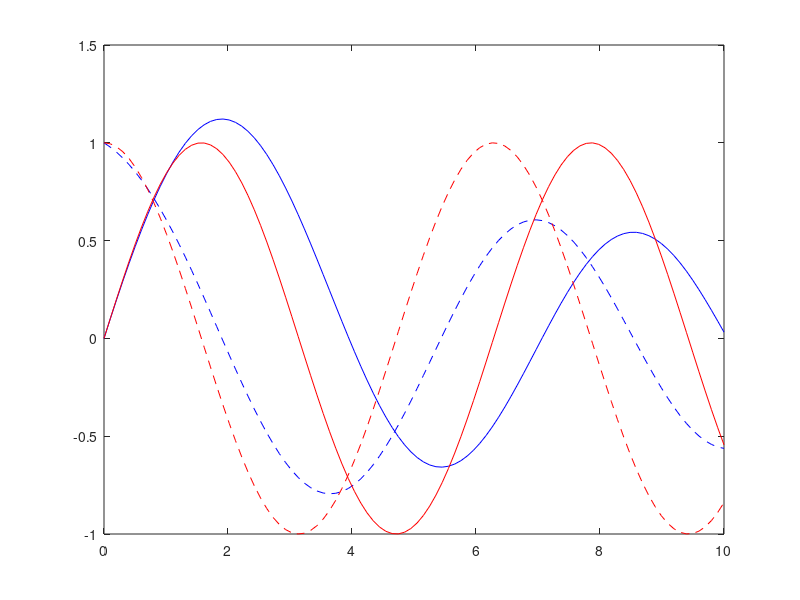

Reproduce this figure in MATLAB.
%% Initializations
clc; clear; close all;
m = 10; % Mass of the block [kg]
b = 2; % Damping coefficient [Ns/m]
% k = 4; % Spring stiffness [N/m]
k = 5;
t0 = 0; % Simulation start time
tf = 10; % Simulation finish time
y0 = 0; % y0 = y(t0)
v0 = 1; % v0 = dy/dt(t0)
 % Reference (desired) input
%% System Dynamics
% Defining control as an anonymous function increases code modularity.
ts = 3;
r = 5;
points = linspace(t0,tf,100);
for i=1:100
    sinWave(i) = sin(points(i));
    cosWave(i) = cos(points(i));
end
rdot = @(x,t) cos(t)-x;
phi = @(x,t) k*(rdot(x(1),t) - x(2));
f = @(t, x, u)[x(2); u/m - b/m * x(2)];
%% Solving for The Solution
x0 = [y0; v0];
t = linspace(t0, tf, 100)';
% We can use an anonymous function to reduce the input numbers of the f
% function by fixing u as phi(x)
[~,x] = ode45(@(t,x)f(t,x,phi(x,t)), t, x0);
% for i=1:100
%     rdot_disp(i) = rdot(x(:,1));
% end
%% Display the results
% ax = axes('NextPlot','add','TickLabelInterpreter','LaTeX','FontSize',20,...
% 'XLim',[t(1), t(end)],...
% 'Xgrid','on','Ygrid','on','Box','on');
% line(t,x(:,1),'color',[0, 0.447, 0.741],'LineWidth',2,...
% 'Parent',ax,'DisplayName','$y(t)$');
% line(t,x(:,2),'color',[0.85, 0.325, 0.098],'LineWidth',2,...
% 'Parent',ax,'DisplayName','$\dot{y}(t)$');
% % line(t([1,end]),[r r],'color',[0 0 0],'LineWidth',2,...
% % 'LineStyle','--','Parent',ax,'DisplayName','$r$');
% % line(t,rdot_disp,'color',[0 0 0],'LineWidth',2,...
% % 'LineStyle','--','Parent',ax,'DisplayName','$rdot$');
% xlabel(ax,'$t$ [s]','Interpreter','LaTeX','FontSize',20);
% legend(ax,'Interpreter','LaTeX','FontSize',20,...
% 'Position', [0.786, 0.666, 0.098, 0.135]);

% 'Ylim',[-0.1 r + 0.1]

plot(t,x(:,1),'b'); hold on;
plot(t,x(:,2),'b--');
plot(t, sinWave,'r');
plot(t, cosWave,'r--')